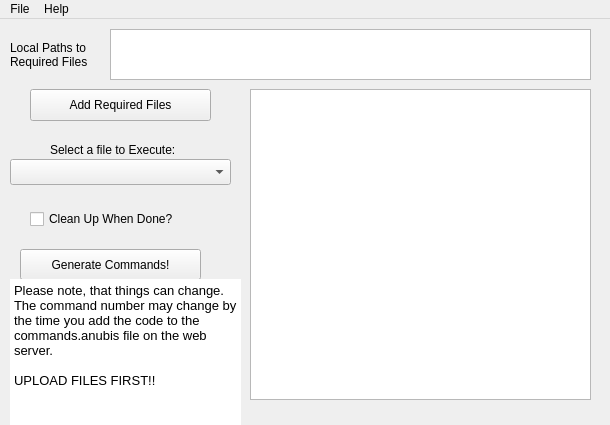
<?xml version="1.0" encoding="UTF-8"?>
<ui version="4.0">
 <class>interface</class>
 <widget class="QMainWindow" name="interface">
  <property name="geometry">
   <rect>
    <x>0</x>
    <y>0</y>
    <width>610</width>
    <height>425</height>
   </rect>
  </property>
  <property name="minimumSize">
   <size>
    <width>610</width>
    <height>425</height>
   </size>
  </property>
  <property name="maximumSize">
   <size>
    <width>610</width>
    <height>425</height>
   </size>
  </property>
  <property name="windowTitle">
   <string>ANUBIS Interface</string>
  </property>
  <property name="windowIcon">
   <iconset resource="resources.qrc">
    <normaloff>:/img/ANUBIS.ico</normaloff>:/img/ANUBIS.ico</iconset>
  </property>
  <widget class="QWidget" name="centralWidget">
   <widget class="QLabel" name="labelFilePaths">
    <property name="geometry">
     <rect>
      <x>10</x>
      <y>10</y>
      <width>91</width>
      <height>51</height>
     </rect>
    </property>
    <property name="text">
     <string>Local Paths to
Required Files</string>
    </property>
   </widget>
   <widget class="QPushButton" name="addRequiredFiles">
    <property name="geometry">
     <rect>
      <x>30</x>
      <y>70</y>
      <width>181</width>
      <height>32</height>
     </rect>
    </property>
    <property name="text">
     <string>Add Required Files</string>
    </property>
   </widget>
   <widget class="QCheckBox" name="cleanUpWhenDoneBox">
    <property name="geometry">
     <rect>
      <x>30</x>
      <y>190</y>
      <width>171</width>
      <height>20</height>
     </rect>
    </property>
    <property name="text">
     <string>Clean Up When Done?</string>
    </property>
   </widget>
   <widget class="QPushButton" name="generateCommandsButton">
    <property name="geometry">
     <rect>
      <x>20</x>
      <y>230</y>
      <width>181</width>
      <height>31</height>
     </rect>
    </property>
    <property name="text">
     <string>Generate Commands!</string>
    </property>
   </widget>
   <widget class="QTextBrowser" name="commandsFile">
    <property name="enabled">
     <bool>true</bool>
    </property>
    <property name="geometry">
     <rect>
      <x>250</x>
      <y>70</y>
      <width>341</width>
      <height>311</height>
     </rect>
    </property>
   </widget>
   <widget class="QTextBrowser" name="filePaths">
    <property name="geometry">
     <rect>
      <x>110</x>
      <y>10</y>
      <width>481</width>
      <height>51</height>
     </rect>
    </property>
   </widget>
   <widget class="QLabel" name="fileToExecuteLabel">
    <property name="geometry">
     <rect>
      <x>50</x>
      <y>120</y>
      <width>151</width>
      <height>21</height>
     </rect>
    </property>
    <property name="text">
     <string>Select a file to Execute:</string>
    </property>
   </widget>
   <widget class="QComboBox" name="executeFileList">
    <property name="geometry">
     <rect>
      <x>10</x>
      <y>140</y>
      <width>221</width>
      <height>26</height>
     </rect>
    </property>
   </widget>
   <widget class="QTextBrowser" name="textBrowser">
    <property name="geometry">
     <rect>
      <x>10</x>
      <y>260</y>
      <width>231</width>
      <height>161</height>
     </rect>
    </property>
    <property name="styleSheet">
     <string notr="true">.QTextBrowser {
border:none;
background-image: url(:/img/alpha.png);
}</string>
    </property>
    <property name="html">
     <string>&lt;!DOCTYPE HTML PUBLIC &quot;-//W3C//DTD HTML 4.0//EN&quot; &quot;http://www.w3.org/TR/REC-html40/strict.dtd&quot;&gt;
&lt;html&gt;&lt;head&gt;&lt;meta name=&quot;qrichtext&quot; content=&quot;1&quot; /&gt;&lt;style type=&quot;text/css&quot;&gt;
p, li { white-space: pre-wrap; }
&lt;/style&gt;&lt;/head&gt;&lt;body style=&quot; font-family:'Lucida Grande'; font-size:13pt; font-weight:400; font-style:normal;&quot;&gt;
&lt;p style=&quot; margin-top:0px; margin-bottom:0px; margin-left:0px; margin-right:0px; -qt-block-indent:0; text-indent:0px;&quot;&gt;&lt;span style=&quot; font-size:10pt;&quot;&gt;Please note, that things can change.  The command number may change by the time you add the code to the commands.anubis file on the web server.&lt;/span&gt;&lt;/p&gt;
&lt;p style=&quot;-qt-paragraph-type:empty; margin-top:0px; margin-bottom:0px; margin-left:0px; margin-right:0px; -qt-block-indent:0; text-indent:0px; font-size:10pt;&quot;&gt;&lt;/p&gt;
&lt;p style=&quot; margin-top:0px; margin-bottom:0px; margin-left:0px; margin-right:0px; -qt-block-indent:0; text-indent:0px;&quot;&gt;&lt;span style=&quot; font-size:10pt;&quot;&gt;UPLOAD FILES FIRST!!&lt;/span&gt;&lt;/p&gt;&lt;/body&gt;&lt;/html&gt;</string>
    </property>
   </widget>
  </widget>
  <widget class="QMenuBar" name="menuBar">
   <property name="geometry">
    <rect>
     <x>0</x>
     <y>0</y>
     <width>610</width>
     <height>22</height>
    </rect>
   </property>
   <widget class="QMenu" name="menuFile">
    <property name="title">
     <string>File</string>
    </property>
    <addaction name="actionEdit_Data"/>
   </widget>
   <widget class="QMenu" name="menuHelp">
    <property name="title">
     <string>Help</string>
    </property>
    <widget class="QMenu" name="menuAbout_2">
     <property name="title">
      <string>About</string>
     </property>
     <addaction name="actionAbout_ANUBIS"/>
     <addaction name="actionAbout_ANUBIS_Interface"/>
     <addaction name="actionAbout_The_Technetronics_Group"/>
    </widget>
    <addaction name="menuAbout_2"/>
    <addaction name="actionLicense"/>
    <addaction name="actionTutorials"/>
   </widget>
   <addaction name="menuFile"/>
   <addaction name="menuHelp"/>
  </widget>
  <action name="actionEdit_Data">
   <property name="text">
    <string>Edit Data</string>
   </property>
  </action>
  <action name="actionTutorials">
   <property name="text">
    <string>Tutorials</string>
   </property>
  </action>
  <action name="actionAbout_ANUBIS">
   <property name="text">
    <string>About ANUBIS</string>
   </property>
  </action>
  <action name="actionAbout_ANUBIS_Interface">
   <property name="text">
    <string>About ANUBIS Interface</string>
   </property>
  </action>
  <action name="actionAbout_The_Technetronics_Group">
   <property name="text">
    <string>About The Technetronics Group</string>
   </property>
  </action>
  <action name="actionTyl">
   <property name="text">
    <string>tyl</string>
   </property>
  </action>
  <action name="actionLicense">
   <property name="text">
    <string>License</string>
   </property>
  </action>
 </widget>
 <layoutdefault spacing="6" margin="11"/>
 <resources>
  <include location="resources.qrc"/>
 </resources>
 <connections/>
</ui>
